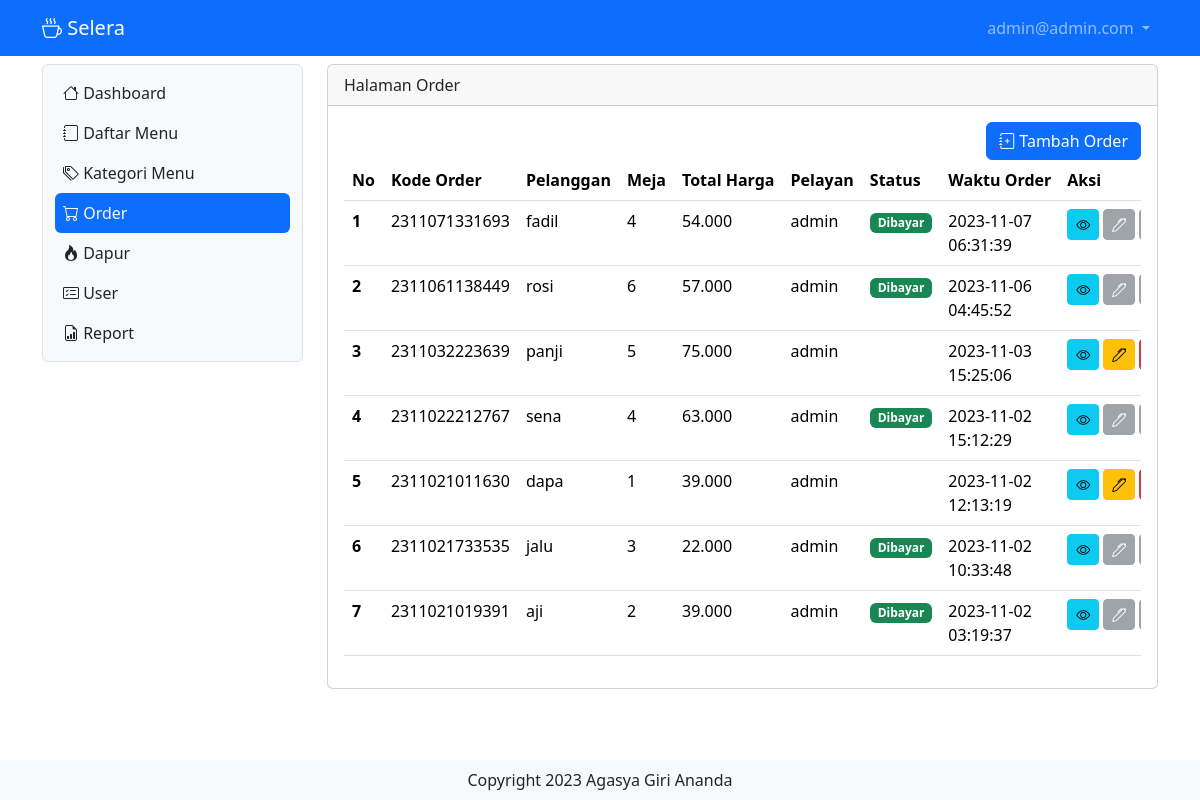
Page /order (signed in) on the committed database.
### tables this page shows
CREATE TABLE `tb_user` (
  `id` int(11) NOT NULL,
  `nama` varchar(255) NOT NULL,
  `username` varchar(255) NOT NULL,
  `password` varchar(255) NOT NULL,
  `level` int(10) NOT NULL,
  `nohp` varchar(15) NOT NULL,
  `alamat` varchar(300) NOT NULL
);

CREATE TABLE `tb_order` (
  `id_order` bigint(20) NOT NULL,
  `pelanggan` varchar(255) NOT NULL,
  `meja` int(11) NOT NULL,
  `pelayan` int(11) NOT NULL,
  `waktu_order` timestamp NOT NULL DEFAULT current_timestamp() ON UPDATE current_timestamp()
);

### order.php (the view, shortened to what this page needs)
<?php
include "proses/connect.php";
$query = mysqli_query($conn, "SELECT *, SUM(harga*jumlah) AS harganya FROM tb_order
        LEFT JOIN tb_user on tb_user.id = tb_order.pelayan
        LEFT JOIN tb_list_order ON tb_list_order.kode_order = tb_order.id_order
        LEFT JOIN tb_daftar_menu ON tb_daftar_menu.id = tb_list_order.menu
        LEFT JOIN tb_bayar ON tb_bayar.id_bayar = tb_order.id_order
        GROUP BY id_order ORDER BY waktu_order DESC
        ");
while ($record = mysqli_fetch_array($query)) {
    $result[] = $record;
}
?>
<div class="col-lg-9 mt-2">
    <div class="card">
        <div class="card-header">
            Halaman Order
        </div>
        <div class="card-body">
            <div class="row">
                <div class="col d-flex justify-content-end">
                    <button class="btn btn-primary" data-bs-toggle="modal" data-bs-target="#ModalTambahUser"><i
                            class="bi bi-journal-plus"></i> Tambah Order</button>
                </div>
            </div>
            <?php
            if (empty($result)) {
                echo "Data makanan atau minuman tidak ada";
            } else {
                    ?>
                <div class="table-responsive">
                    <table class="table table-hover">
                        <thead>
                            <tr class="text-nowrap">
                                <th scope="col">No</th>
                                <th scope="col">Kode Order</th>
                                <th scope="col">Pelanggan</th>
                                <th scope="col">Meja</th>
                                <th scope="col">Total Harga</th>
                                <th scope="col">Pelayan</th>
                                <th scope="col">Status</th>
                                <th scope="col">Waktu Order</th>
                                <th scope="col">Aksi</th>
                            </tr>
                        </thead>
                        <tbody>
                            <?php
                            $no = 1;
                            foreach ($result as $row) {
                                ?>
                                <tr>
                                    <th scope="row">
                                        <?php echo $no++ ?>
                                    </th>
                                    <td>
                                        <?php echo $row['id_order'] ?>
                                    </td>
                                    <td>
                                        <?php echo $row['pelanggan'] ?>
                                    </td>
                                    <td>
                                        <?php echo $row['meja'] ?>
                                    </td>
                                    <td>
                                        <?php echo number_format((int)$row['harganya'], 0, ',', '.') ?>
                                    </td>
                                    <td>
                                        <?php echo $row['nama'] ?>
                                    </td>
                                    <td>
                                        <?php echo (!empty($row['id_bayar'])) ? "<span class='badge text-bg-success'>Dibayar</span>" : "" ; ?>
                                    </td>
                                    <td>
                                        <?php echo $row['waktu_order'] ?>
                                    </td>
                                    <td>
                                        <div class="d-flex">
                                            <a class="btn btn-info btn-sm me-1"
                                                href="./?x=orderitem&order=<?php echo $row['id_order'] . "&meja=" . $row['meja'] . "&pelanggan=" . $row['pelanggan'] ?>"><i
                                                    class="bi bi-eye"></i></a>
                                                    <button class="<?php echo (!empty($row['id_bayar'])) ? "btn btn-secondary btn-sm me-1 disabled" : "btn btn-warning btn-sm me-1" ; ?>" data-bs-toggle="modal"
                                                data-bs-target="#ModalEdit<?php echo $row['id_order'] ?>"><i
                                                    class="bi bi-pen"></i></button>
                                        </div>
                                    </td>
                                </tr>
                                <?php
                            }
                            ?>
                        </tbody>
                    </table>
                    <?php
            }
            ?>
            </div>
        </div>
    </div>

### header.php (shortened to what this page needs)
<?php
include "proses/connect.php";
$query = mysqli_query($conn, "SELECT * FROM tb_user WHERE username = '$_SESSION[username_selera]'");
?>
<nav class="navbar navbar-expand navbar-dark bg-primary sticky-top">
    <div class="container-lg">
        <a class="navbar-brand" href="."><i class="bi bi-cup-hot"></i> Selera</a>
        <div class="collapse navbar-collapse justify-content-end" id="navbarNavDropdown">
            <ul class="navbar-nav">
                <li class="nav-item dropdown">
                    <a class="nav-link dropdown-toggle" href="#" role="button" data-bs-toggle="dropdown"
                        aria-expanded="false">
                        <?php echo $hasil['username']; ?>
                    </a>
                </li>
            </ul>
        </div>
    </div>
</nav>

### rows in the picture
tb_user: username "admin@admin.com"
tb_order: id_order "2311071331693", pelanggan "fadil", meja "4", harganya "54.000", pelayan.nama "admin", shows "Dibayar", waktu_order "2023-11-07 06:31:39"
tb_order: id_order "2311061138449", pelanggan "rosi", meja "6", harganya "57.000", pelayan.nama "admin", shows "Dibayar", waktu_order "2023-11-06 04:45:52"
tb_order: id_order "2311032223639", pelanggan "panji", meja "5", harganya "75.000", pelayan.nama "admin", waktu_order "2023-11-03 15:25:06"
tb_order: id_order "2311022212767", pelanggan "sena", meja "4", harganya "63.000", pelayan.nama "admin", shows "Dibayar", waktu_order "2023-11-02 15:12:29"
tb_order: id_order "2311021011630", pelanggan "dapa", meja "1", harganya "39.000", pelayan.nama "admin", waktu_order "2023-11-02 12:13:19"
tb_order: id_order "2311021733535", pelanggan "jalu", meja "3", harganya "22.000", pelayan.nama "admin", shows "Dibayar", waktu_order "2023-11-02 10:33:48"
tb_order: id_order "2311021019391", pelanggan "aji", meja "2", harganya "39.000", pelayan.nama "admin", shows "Dibayar", waktu_order "2023-11-02 03:19:37"
